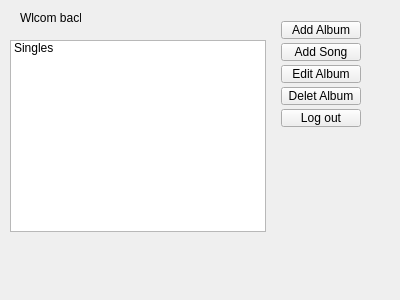
<?xml version="1.0" encoding="UTF-8"?>
<ui version="4.0">
 <class>ArtistPage</class>
 <widget class="QWidget" name="ArtistPage">
  <property name="geometry">
   <rect>
    <x>0</x>
    <y>0</y>
    <width>400</width>
    <height>300</height>
   </rect>
  </property>
  <property name="windowTitle">
   <string>Form</string>
  </property>
  <widget class="QLabel" name="labelWelcome">
   <property name="geometry">
    <rect>
     <x>20</x>
     <y>10</y>
     <width>61</width>
     <height>16</height>
    </rect>
   </property>
   <property name="text">
    <string>Wlcom back!</string>
   </property>
  </widget>
  <widget class="QListWidget" name="listWidgetAlbums">
   <property name="geometry">
    <rect>
     <x>10</x>
     <y>40</y>
     <width>256</width>
     <height>192</height>
    </rect>
   </property>
   <item>
    <property name="text">
     <string>Singles</string>
    </property>
   </item>
  </widget>
  <widget class="QPushButton" name="buttonAddAlbum">
   <property name="geometry">
    <rect>
     <x>281</x>
     <y>21</y>
     <width>80</width>
     <height>18</height>
    </rect>
   </property>
   <property name="text">
    <string>Add Album</string>
   </property>
  </widget>
  <widget class="QPushButton" name="buttonAddSong">
   <property name="geometry">
    <rect>
     <x>281</x>
     <y>43</y>
     <width>80</width>
     <height>18</height>
    </rect>
   </property>
   <property name="text">
    <string>Add Song</string>
   </property>
  </widget>
  <widget class="QPushButton" name="buttonEditAlbum">
   <property name="geometry">
    <rect>
     <x>281</x>
     <y>65</y>
     <width>80</width>
     <height>18</height>
    </rect>
   </property>
   <property name="text">
    <string>Edit Album</string>
   </property>
  </widget>
  <widget class="QPushButton" name="buttonDeleteAlbum">
   <property name="geometry">
    <rect>
     <x>281</x>
     <y>87</y>
     <width>80</width>
     <height>18</height>
    </rect>
   </property>
   <property name="text">
    <string>Delet Album</string>
   </property>
  </widget>
  <widget class="QPushButton" name="buttonLogout">
   <property name="geometry">
    <rect>
     <x>281</x>
     <y>109</y>
     <width>80</width>
     <height>18</height>
    </rect>
   </property>
   <property name="text">
    <string>Log out</string>
   </property>
  </widget>
 </widget>
 <resources/>
 <connections/>
</ui>
